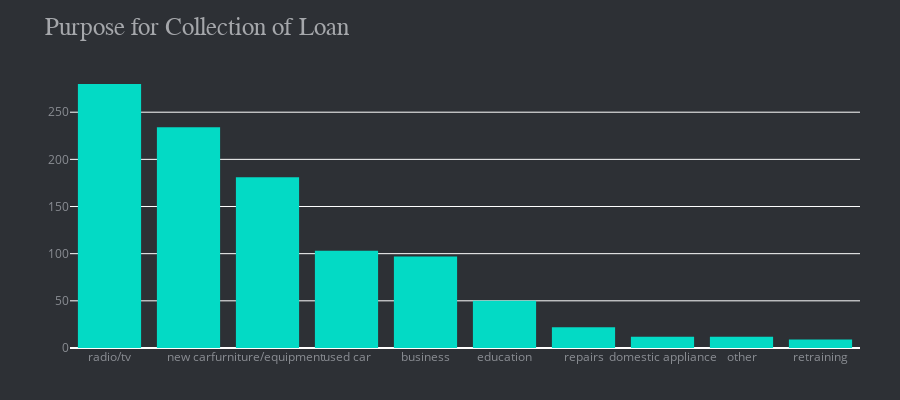

The notebook cell this image was saved under:
### Markdown cell above
Here we see that most of the customers have loans that are paid <br>
Lesser than a 100 has previously delayed loan <br>
Very few has all their loans paid <br>
Less than 50 has no credits at all

### Code cell
pup = px.histogram(data, x='purpose',
                         title='Purpose for Collection of Loan', height=400,
                         color_discrete_sequence=['#03DAC5'],
                         )
pup.update_xaxes(categoryorder='total descending')

pup.update_layout(margin=dict(t=70, b=10, l=70, r=40),
                        hovermode="x unified",
                        xaxis_tickangle=360,
                        xaxis_title=' ', yaxis_title=" ",
                        plot_bgcolor='#2d3035', paper_bgcolor='#2d3035',
                        title_font=dict(size=25, color='#a5a7ab', family="Muli, sans-serif"),
                        font=dict(color='#8a8d93'),
                        legend=dict(orientation="h", yanchor="bottom", y=1.02, xanchor="right", x=1))
pup

### Figure 1 — Plotly figure (JSON) as saved in the notebook; plotly's stock layout.template omitted (floating-point values rounded to 4 significant figures; data arrays with more than 128 entries replaced by an {"elided": "..."} marker saying what was removed)
{"data": [{"alignmentgroup": "True", "bingroup": "x", "hovertemplate": "purpose=%{x}<br>count=%{y}<extra></extra>", "legendgroup": "", "marker": {"color": "#03DAC5", "pattern": {"shape": ""}}, "name": "", "offsetgroup": "", "orientation": "v", "showlegend": false, "type": "histogram", "x": {"elided": "1000 str values"}, "xaxis": "x", "yaxis": "y"}], "layout": {"barmode": "relative", "font": {"color": "#8a8d93"}, "height": 400, "hovermode": "x unified", "legend": {"orientation": "h", "tracegroupgap": 0, "x": 1, "xanchor": "right", "y": 1.02, "yanchor": "bottom"}, "margin": {"b": 10, "l": 70, "r": 40, "t": 70}, "paper_bgcolor": "#2d3035", "plot_bgcolor": "#2d3035", "title": {"font": {"color": "#a5a7ab", "family": "Muli, sans-serif", "size": 25}, "text": "Purpose for Collection of Loan"}, "xaxis": {"anchor": "y", "categoryorder": "total descending", "domain": [0, 1], "tickangle": 0, "title": {"text": " "}}, "yaxis": {"anchor": "x", "domain": [0, 1], "title": {"text": " "}}}}
